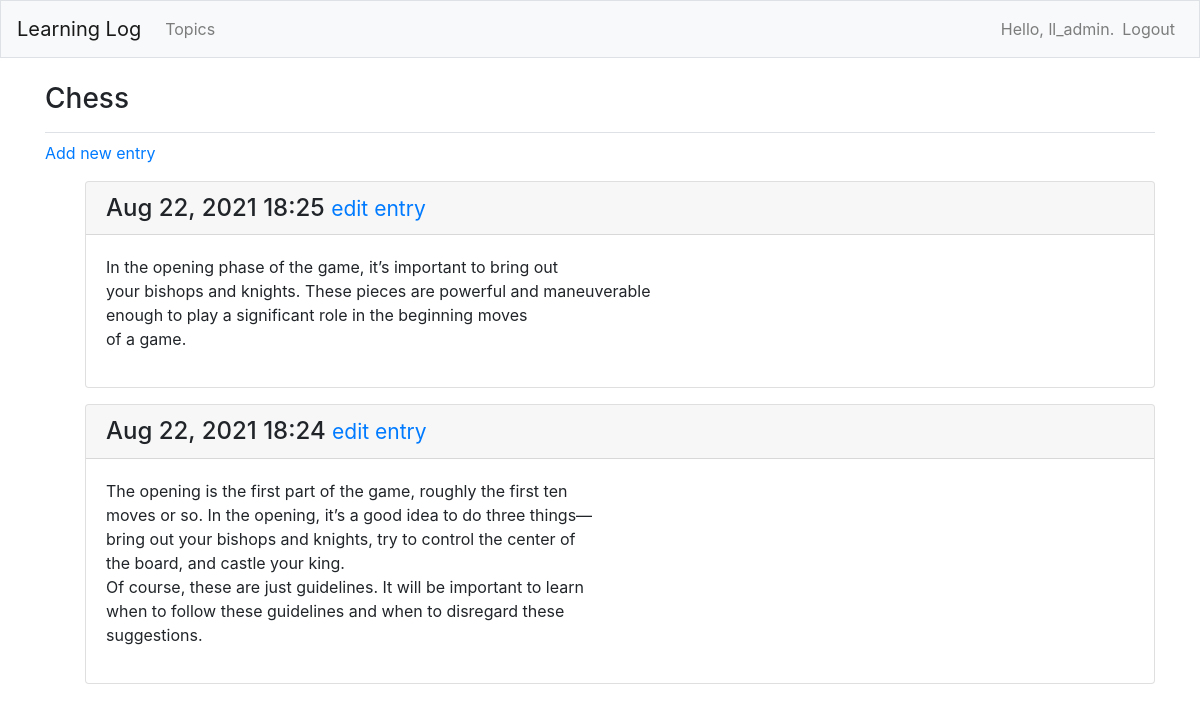
Screenshot of /topic/1/ (signed in) with the database file from the repository.
### learning_logs/models.py (models this page shows, shortened)
class Topic(models.Model):
    text = models.CharField(max_length=200)
    date_added = models.DateTimeField(auto_now_add=True)
    owner = models.ForeignKey(User, on_delete=models.CASCADE)
    def __str__(self):
        return self.text

class Entry(models.Model):
    topic = models.ForeignKey(Topic, on_delete=models.CASCADE)
    text = models.TextField()
    date_added = models.DateTimeField(auto_now_add=True)
    class Meta:
        verbose_name_plural = 'entries'

### learning_logs/views.py (the view)
# urls.py: path('topic/<int:topic_id>/', views.topic, name='topic'),
@login_required
def topic(request, topic_id):
    my_topic = Topic.objects.get(id=topic_id)
    __check_topic_owner(my_topic, request)
    entries = my_topic.entry_set.order_by('-date_added')
    context = {'topic': my_topic, 'entries': entries}
    return render(request, 'learning_logs/topic.html', context)

### learning_logs/views.py (called while the page is built)
def __check_topic_owner(_topic, _request):
    if _topic.owner != _request.user:
        raise Http404

### learning_logs/templates/learning_logs/topic.html
{% extends 'learning_logs/base.html' %}
{% block page_header %}
<h3>{{ topic }}</h3>
{% endblock page_header %}
{% block content %}
<p>
    <a href="{% url 'learning_logs:new_entry' topic.id %}">Add new entry</a>
</p>
<ul>
    {% for entry in entries %}
    <div class="card mb-3">
        <h4 class="card-header">
            {{ entry.date_added|date:'M d, Y H:i' }}
            <small><a href="{% url 'learning_logs:edit_entry' entry.id %}">edit entry</a></small>
        </h4>
        <div class="card-body">
            {{ entry.text|linebreaks }}
        </div>
    </div>
    {% empty %}
    <p>There are no entries for this topic yet.</p>
    {% endfor %}
</ul>
{% endblock content %}

### learning_logs/templates/learning_logs/base.html (shortened to what this page needs)
{% load bootstrap4 %}
<!doctype html>
<html lang="en">
<head>
    {% bootstrap_css %}
</head>
<body>
<nav class="navbar navbar-expand-md navbar-light bg-light mb-4 border">
    <a class="navbar-brand" href="{% url 'learning_logs:index'%}">Learning Log</a>
    <div class="collapse navbar-collapse" id="navbarCollapse">
        <ul class="navbar-nav mr-auto">
            <li class="nav-item">
                <a class="nav-link" href="{% url 'learning_logs:topics'%}">Topics</a>
            </li>
        </ul>
        <ul class="navbar-nav ml-auto">
            {% if user.is_authenticated %}
            <li class="nav-item">
                <span class="navbar-text">Hello, {{ user.username }}.</span>
            </li>
            <li class="nav-item">
                <a class="nav-link" href="{% url 'users:logout' %}">Logout</a>
            </li>
            {% else %}
            <li class="nav-item">
                <a class="nav-link" href="{% url 'users:register' %}">Register</a>
            </li>
            <li class="nav-item">
                <a class="nav-link" href="{% url 'users:login' %}">Login</a></li>
            {% endif %}
        </ul>
    </div>
</nav>
<main role="main" class="container">
    <div class="pb-2 mb-2 border-bottom">
        {% block page_header %}{% endblock page_header %}
    </div>
    <div>
        {% block content %}{% endblock content %}
    </div>
</main>
</body>
</html>

### rows the page displays
Topic: text "Chess"
Entry: date_added "Aug 22, 2021 18:25", text "In the opening phase of the game, it’s important to bring out your bishops and knights. These pieces are powerful and maneuverable enough to play a significant role in the beginning moves of a game."
Entry: date_added "Aug 22, 2021 18:24", text "The opening is the first part of the game, roughly the first ten moves or so. In the opening, it’s a good idea to do three things— bring out your bishops and knights, try to control the center of the board, and castle your king. Of course, these are just guidelines. It will be important to learn when to follow these guidelines and when to disregard these suggestions."

### other values shown
{{ user.username }} "ll_admin"
